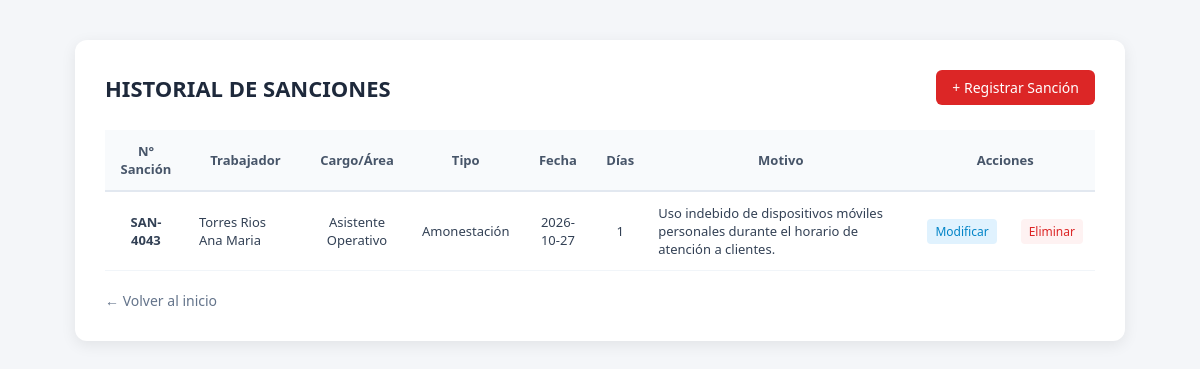
Screenshot of /sanciones/views/frmListarSancion.php with the database file from the repository.
### tables this page shows
CREATE TABLE IF NOT EXISTS `tsancion` (
  `id` int NOT NULL AUTO_INCREMENT,
  `numSancion` varchar(20) NOT NULL,
  `codTrab` varchar(10) NOT NULL,
  `tipoSancion` varchar(30) NOT NULL,
  `fechaSancion` date NOT NULL,
  `dias` int NOT NULL,
  `motivo` text NOT NULL,
  PRIMARY KEY (`id`),
  KEY `codTrab` (`codTrab`),
  CONSTRAINT `tsancion_ibfk_1` FOREIGN KEY (`codTrab`) REFERENCES `ttrabajador` (`codTrab`) ON DELETE CASCADE
);

CREATE TABLE IF NOT EXISTS `ttrabajador` (
  `codTrab` varchar(10) NOT NULL,
  `apellidos` varchar(50) NOT NULL,
  `nombres` varchar(50) NOT NULL,
  `cargo` varchar(50) NOT NULL,
  `area` varchar(50) NOT NULL,
  `fechaIngreso` date NOT NULL,
  PRIMARY KEY (`codTrab`)
);

### sanciones/models/sancionDAO.php (called while the page is built, shortened)
<?php
function getSanciones(){
    global $cn;
    $sql = "SELECT s.*, t.apellidos, t.nombres, t.cargo, t.area
            FROM tsancion s
            INNER JOIN ttrabajador t ON s.codTrab = t.codTrab";
    return mysqli_query($cn, $sql);
}
?>

### sanciones/controllers/sancionController.php (called while the page is built, shortened)
<?php
include("../models/trabajadorDAO.php");
include("../models/sancionDAO.php");
function listaSanciones(){
    return getSanciones();
}
?>

### sanciones/views/frmListarSancion.php (the view, shortened to what this page needs)
<!DOCTYPE html>
<html lang="es">
<head>
</head>
<body>
    <div class="container">
        <div class="header">
            <h1>HISTORIAL DE SANCIONES</h1>
            <a href="frmRegistrarSancion.php" class="btn-add">+ Registrar Sanción</a>
        </div>
        <table>
            <thead>
                <tr>
                    <th>N° Sanción</th>
                    <th>Trabajador</th>
                    <th>Cargo/Área</th>
                    <th>Tipo</th>
                    <th>Fecha</th>
                    <th>Días</th>
                    <th>Motivo</th>
                    <th colspan="2">Acciones</th>
                </tr>
            </thead>
            <tbody>
                <?php
                include("../controllers/sancionController.php");
                $sql = listaSanciones();
                while($row = mysqli_fetch_array($sql)){
                    echo "<tr>";
                    echo "<td><strong>".$row['numSancion']."</strong></td>";
                    echo "<td style='text-align:left;'>".$row['apellidos']." ".$row['nombres']."</td>";
                    echo "<td>".$row['cargo']."</td>";
                    echo "<td>".$row['tipoSancion']."</td>";
                    echo "<td>".$row['fechaSancion']."</td>";
                    echo "<td>".$row['dias']."</td>";
                    echo "<td style='text-align:left;'>".$row['motivo']."</td>";
                    echo "<td><a class='action-link edit' href='frmModificarSancion.php?id=".$row['id']."'>Modificar</a></td>";
                    echo "<td><a class='action-link delete' href='../controllers/sancionController.php?idEliminar=".$row['id']."' onclick='return confirm(\"¿Desea eliminar esta sanción?\");'>Eliminar</a></td>";
                    echo "</tr>";
                }
                ?>
            </tbody>
        </table>
        <a href="../index.php" class="back-btn">← Volver al inicio</a>
    </div>
</body>
</html>

### sanciones/views/frmListarSancion.php (style rules this page uses)
* { box-sizing: border-box; font-family: 'Segoe UI', Tahoma, Geneva, Verdana, sans-serif; }
body { background-color: #f4f6f9; padding: 40px 20px; display: flex; justify-content: center; margin: 0; }
.container { background: #ffffff; padding: 30px; border-radius: 12px; box-shadow: 0 4px 15px rgba(0,0,0,0.08); width: 100%; max-width: 1050px; }
.header { display: flex; justify-content: space-between; align-items: center; margin-bottom: 25px; }
h1 { color: #1e293b; font-size: 22px; margin: 0; font-weight: 600; }
.btn-add { background-color: #dc2626; color: white; padding: 8px 16px; border-radius: 6px; text-decoration: none; font-size: 14px; }
table { width: 100%; border-collapse: collapse; margin-top: 10px; }
th { background-color: #f8fafc; color: #475569; text-align: center; padding: 12px; font-size: 13px; font-weight: 600; border-bottom: 2px solid #e2e8f0; }
td { padding: 12px; font-size: 13px; color: #334155; border-bottom: 1px solid #f1f5f9; text-align: center; }
.action-link { text-decoration: none; font-weight: 500; font-size: 12px; padding: 4px 8px; border-radius: 4px; }
.edit { color: #0284c7; background: #e0f2fe; }
.delete { color: #dc2626; background: #fef2f2; }
.back-btn { display: inline-block; margin-top: 20px; color: #64748b; text-decoration: none; font-size: 14px; }

### rows the page displays
tsancion: numSancion "SAN-4043", codTrab.apellidos "Torres Rios", codTrab.nombres "Ana Maria", codTrab.cargo "Asistente Operativo", tipoSancion "Amonestación", fechaSancion "2026-10-27", dias "1", motivo "Uso indebido de dispositivos móviles personales durante el horario de atención a clientes."
